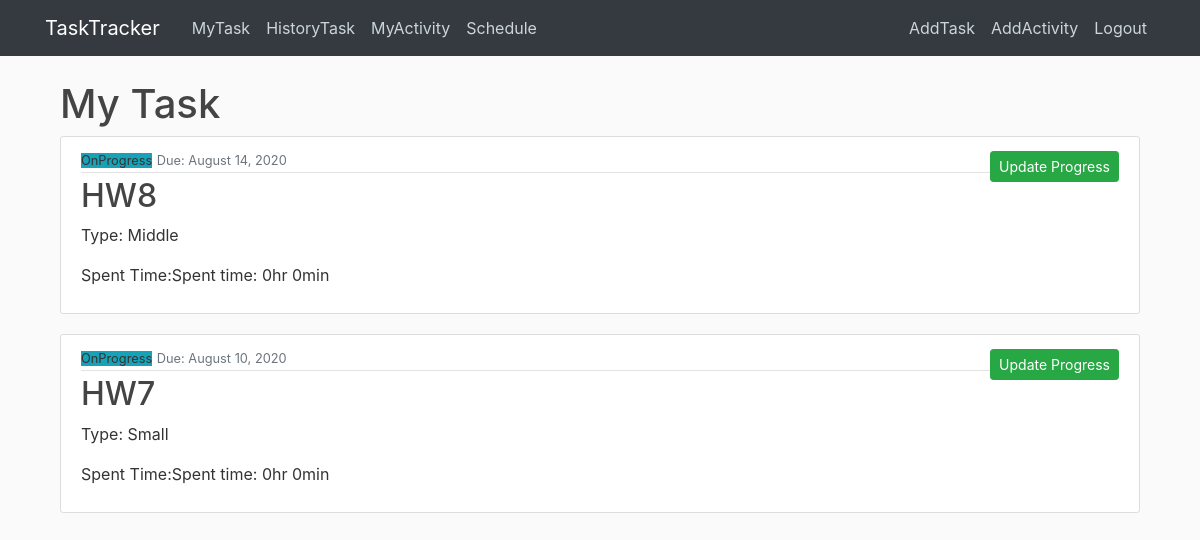
Page /task/ (signed in) on the earlier database version.
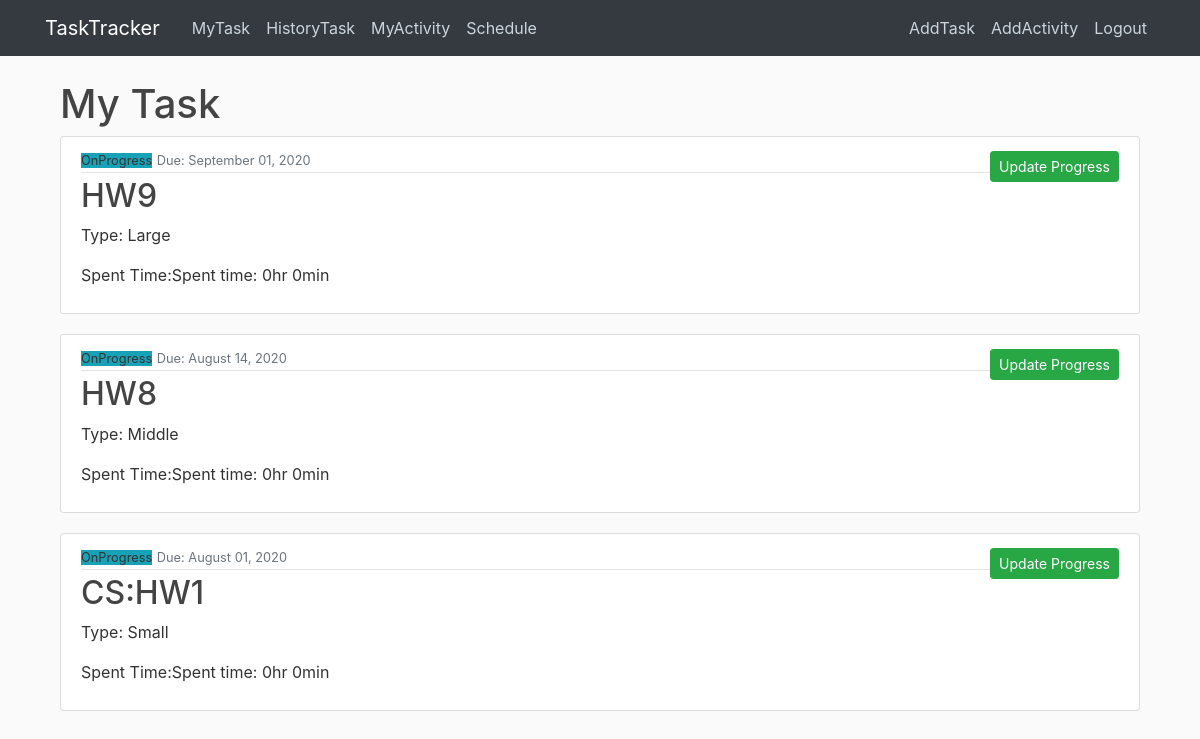
Same page on the later database version.
### main/models.py (models this page shows, shortened)
class Task(models.Model):
    MY_CHOICES = (
        ('Small', 'Small'),
        ('Middle', 'Middle'),
        ('Large', 'Large'),
    )
    STATUS_CHOICES = (
    ('OnProgress', 'OnProgress'),
    ('Done', 'Done'),
)
    taskname= models.CharField(max_length=100)
    tasktype= models.CharField(max_length=10,choices=MY_CHOICES)
    duedate= models.DateField(default=timezone.now)
    spenthour= models.PositiveIntegerField(default=0,validators=[MinValueValidator(0), MaxValueValidator(100)])
    spentmin= models.PositiveIntegerField(default=0,validators=[MinValueValidator(0), MaxValueValidator(60)])
    status= models.CharField(max_length=20,choices=STATUS_CHOICES,default="OnProgress")
    taskuser =models.ForeignKey(User, on_delete=models.CASCADE)
    donedate= models.DateField(null=True)
    ontime_late=models.CharField(max_length=100,default="Ontime")
    objects = models.Manager()

### main/views.py (the view)
# urls.py: path('task/', TaskListView.as_view(),name='main-home'),
class TaskListView(ListView):
    model = Task
    template_name='main/home.html'
    context_object_name = 'tasks'
    ordering =['-duedate']

### main/templates/main/home.html
{% extends "main/base.html" %}
{% block content %}
<main role="main" class="container">
{% if user.is_authenticated %}
  <h1>My Task</h1>
{% for task in tasks %}
{% if task.taskuser == user%}
{% if task.status == "OnProgress"%}
<article class="media content-section">
  <div class="media-body">
    <div class="article-metadata">
      <small class="bg-info">{{ task.status}}</small>
      <small class="text-muted">Due: {{ task.duedate|date:"F d, Y" }}</small>
    </div>
    <h2><a class="article-title" href="{% url 'task-detail' task.id %}">{{ task.taskname }}</a></h2>
    <p class="article-content">Type: {{ task.tasktype }}</p>
    <p class="article-content">Spent Time:Spent time: {{ task.spenthour }}hr {{ task.spentmin }}min</p>
  </div>
  <a class="btn btn-success btn-sm mt-1 mb-1" href="{% url 'task-update' task.id%}">Update Progress</a>
</article>
{% endif %}
{% endif %}
{% endfor %}
{% else %}
  <h1>Welcome</h1>
  <h2>Please Login first!!</h2>
{% endif %}
{% endblock content %}

### main/templates/main/base.html (shortened to what this page needs)
{% load static %}
<!DOCTYPE html>
<html>
<head>
    <link rel="stylesheet" href="https://maxcdn.bootstrapcdn.com/bootstrap/4.0.0/css/bootstrap.min.css">
    <link rel="stylesheet" type="text/css" href="{% static 'main/main.css' %}">
</head>
<body>
    <header class="site-header">
      <nav class="navbar navbar-expand-md navbar-dark bg-dark fixed-top">
        <div class="container">
          <a class="navbar-brand mr-4" href="{% url 'main-stat' %}">TaskTracker</a>
          <div class="collapse navbar-collapse" id="navbarToggle">
            <div class="navbar-nav mr-auto">
              <a class="nav-item nav-link" href="{% url 'main-home' %}">MyTask</a>
              <a class="nav-item nav-link" href="{% url 'main-donetask' %}">HistoryTask</a>
              <a class="nav-item nav-link" href="{% url 'main-activity' %}">MyActivity</a>
              <a class="nav-item nav-link" href="{% url 'schedule'%}">Schedule</a>
            </div>
            <div class="navbar-nav">
              {% if user.is_authenticated %}
              <a class="nav-item nav-link" href="{% url 'task-create'%}">AddTask</a>
              <a class="nav-item nav-link" href="{% url 'activity-create'%}">AddActivity</a>
              <a class="nav-item nav-link" href="{% url 'logout'%}">Logout</a>
              {% else %}
              <a class="nav-item nav-link" href="{% url 'login'%}">Login</a>
              <a class="nav-item nav-link" href="{% url 'register'%}">Register</a>
              {% endif %}
            </div>
          </div>
        </div>
      </nav>
    </header>
    <main role="main" class="container">
      <div class="row">
        <div class="col-md-12">
          {% block content %}{% endblock %}
        </div>
    </main>
</body>
</html>

### main/static/main/main.css (style rules this page uses)
body { background: #fafafa; color: #333333; margin-top: 5rem; }
h1, h2, h3, h4, h5, h6 { color: #444444; }
.site-header .navbar-nav .nav-link { color: #cbd5db; }
.content-section { background: #ffffff; padding: 10px 20px; border: 1px solid #dddddd; border-radius: 3px; margin-bottom: 20px; }
.article-title { color: #444444; }
.article-content { white-space: pre-line; }
.article-metadata { padding-bottom: 1px; margin-bottom: 4px; border-bottom: 1px solid #e3e3e3 }

Differences in the rows shown:
no longer on this page (row edited): Task: status "OnProgress", duedate "August 10, 2020", taskname "HW7", tasktype "Small", spenthour "0", spentmin "0"
added Task: status "OnProgress", duedate "September 01, 2020", taskname "HW9", tasktype "Large", spenthour "0", spentmin "0"
added Task: status "OnProgress", duedate "August 01, 2020", taskname "CS:HW1", tasktype "Small", spenthour "0", spentmin "0"
